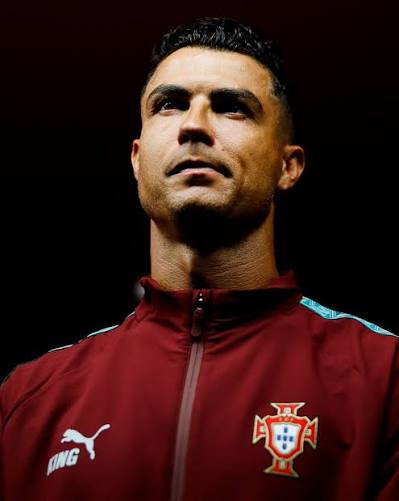
#> input picture Practical_4/img1.jpg, 399 x 501 px
$ python Fourth_8.py
#> lines starting #> are read from the running program, lines starting #| are printed output that depends on the picture
# 8. With Graph

import cv2
import numpy as np
import matplotlib.pyplot as plt

img = cv2.imread('img1.jpg', 0)
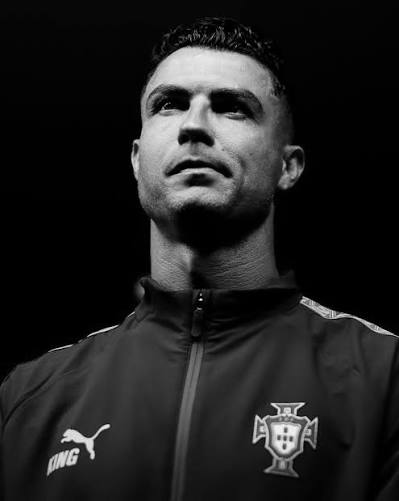
#> img: shape (501, 399); min 0, max 255, mean 32.8
equ = cv2.equalizeHist(img)
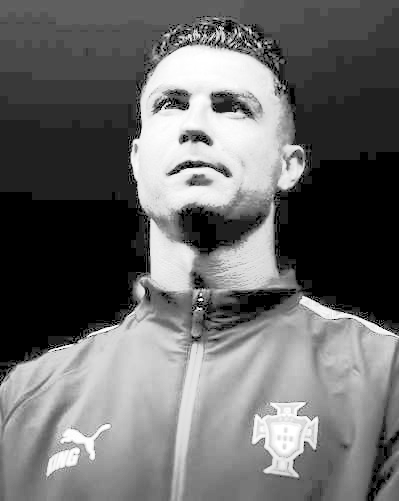
#> equ: shape (501, 399); min 0, max 255, mean 106.7
res = np.hstack((img, equ))
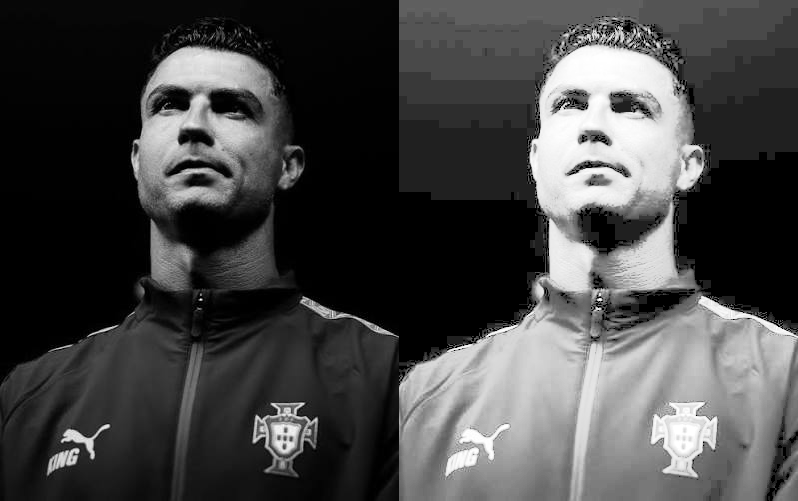
#> res: shape (501, 798); min 0, max 255, mean 69.8
cv2.imshow('CS25D010', res)
plt.figure(figsize=(10, 5))
# Original image histogram
plt.subplot(1, 2, 1)
plt.hist(img.ravel(), 256, [0, 256], color='blue')
plt.title('Original Histogram')
plt.xlabel('Pixel Intensity')
plt.ylabel('Frequency')
plt.subplot(1, 2, 2)
plt.hist(equ.ravel(), 256, [0, 256], color='green')
plt.title('Equalized Histogram')
plt.xlabel('Pixel Intensity')
plt.ylabel('Frequency')
plt.tight_layout()
plt.show()
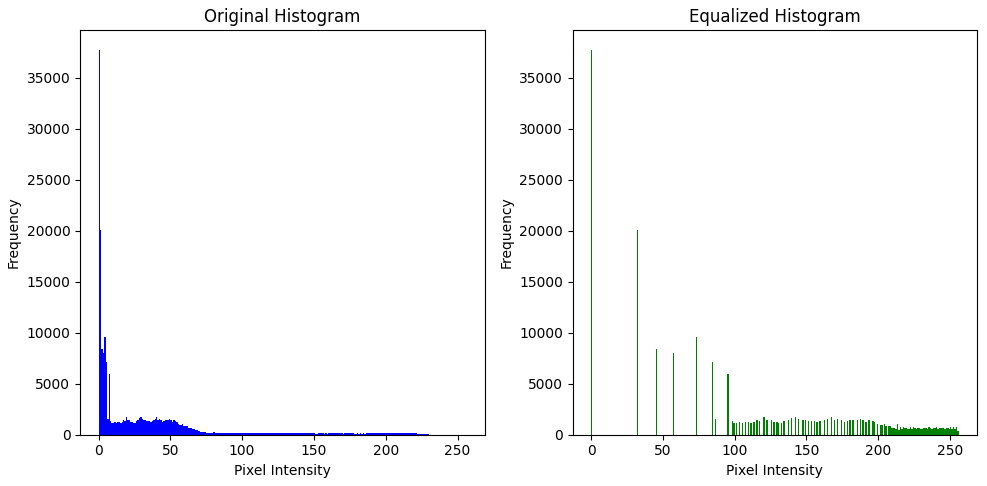
#> figure drawn by matplotlib, 2 panels; panel 1: tallest bar 37750 high, from x = 0 to 1; panel 2: tallest bar 37750 high, from x = 0 to 1
cv2.waitKey(0)
cv2.destroyAllWindows()

$ run again, with Practical_4/img2.jpg copied over Practical_4/img1.jpg
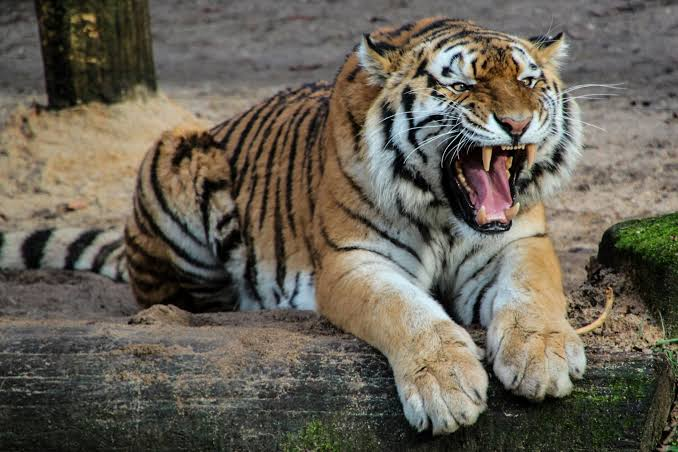
#> input picture Practical_4/img2.jpg, 678 x 452 px
#> `res = np.hstack((img, equ))`:
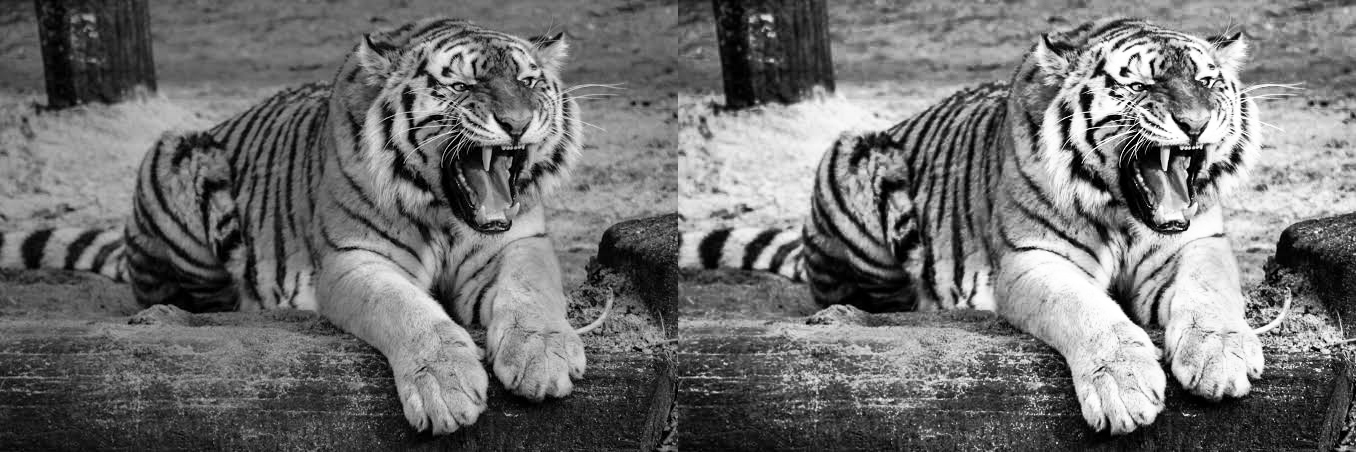
#> res: shape (452, 1356); min 0, max 255, mean 112.7
#> `plt.show()`:
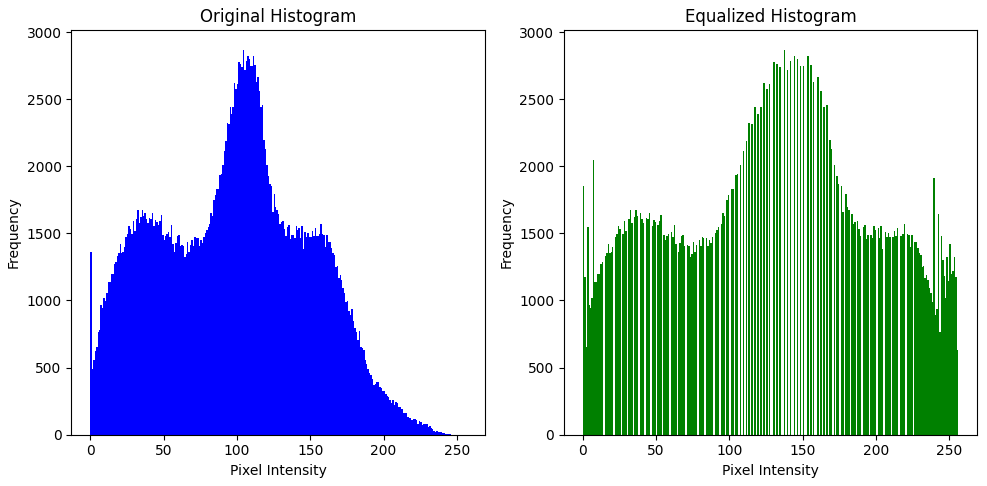
#> figure drawn by matplotlib, 2 panels; panel 1: tallest bar 2869 high, from x = 104 to 105; panel 2: tallest bar 2869 high, from x = 137 to 138

$ run again, with Practical_4/Laplacian sharpened_image.jpg copied over Practical_4/img1.jpg
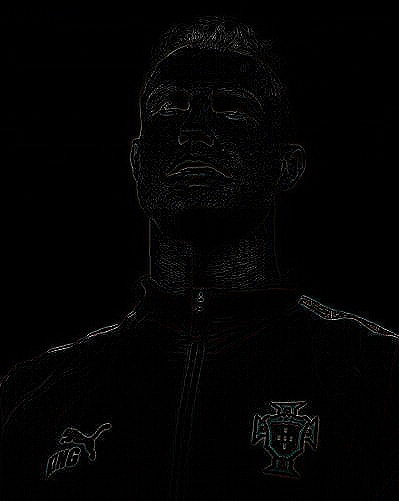
#> input picture Practical_4/Laplacian sharpened_image.jpg, 399 x 501 px
#> `res = np.hstack((img, equ))`:
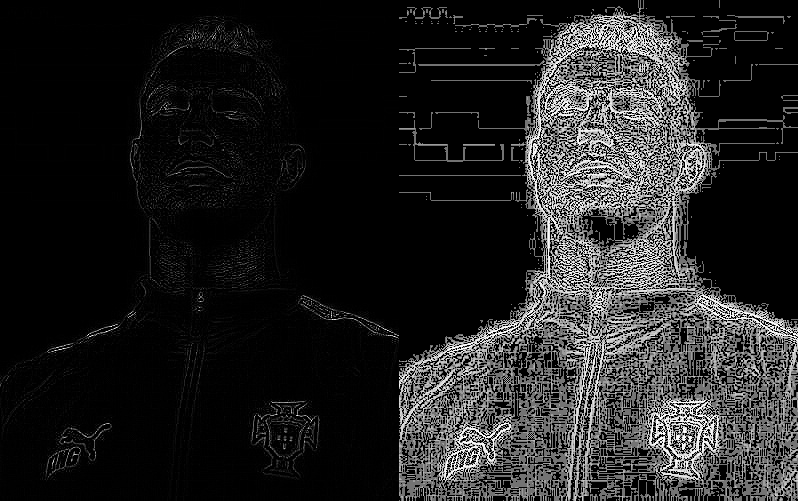
#> res: shape (501, 798); min 0, max 255, mean 34
#> `plt.show()`:
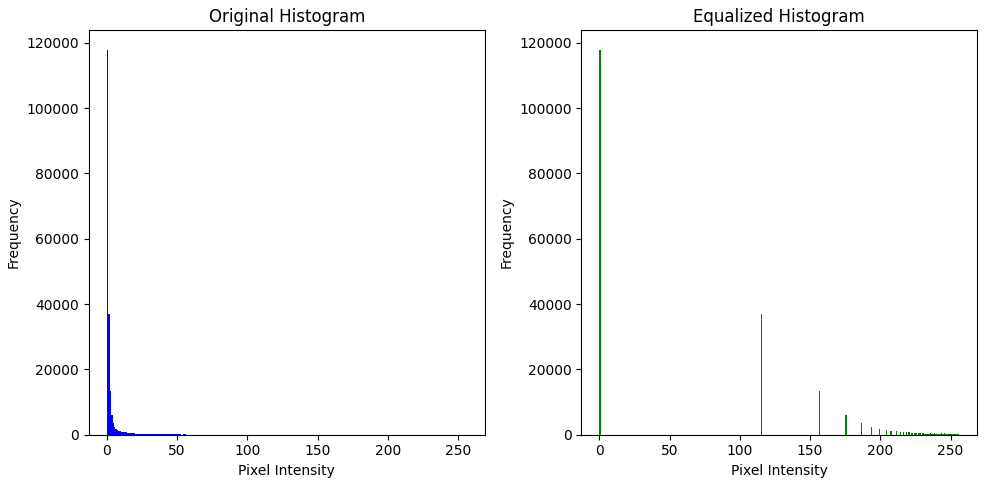
#> figure drawn by matplotlib, 2 panels; panel 1: tallest bar 117939 high, from x = 0 to 1; panel 2: tallest bar 117939 high, from x = 0 to 1
